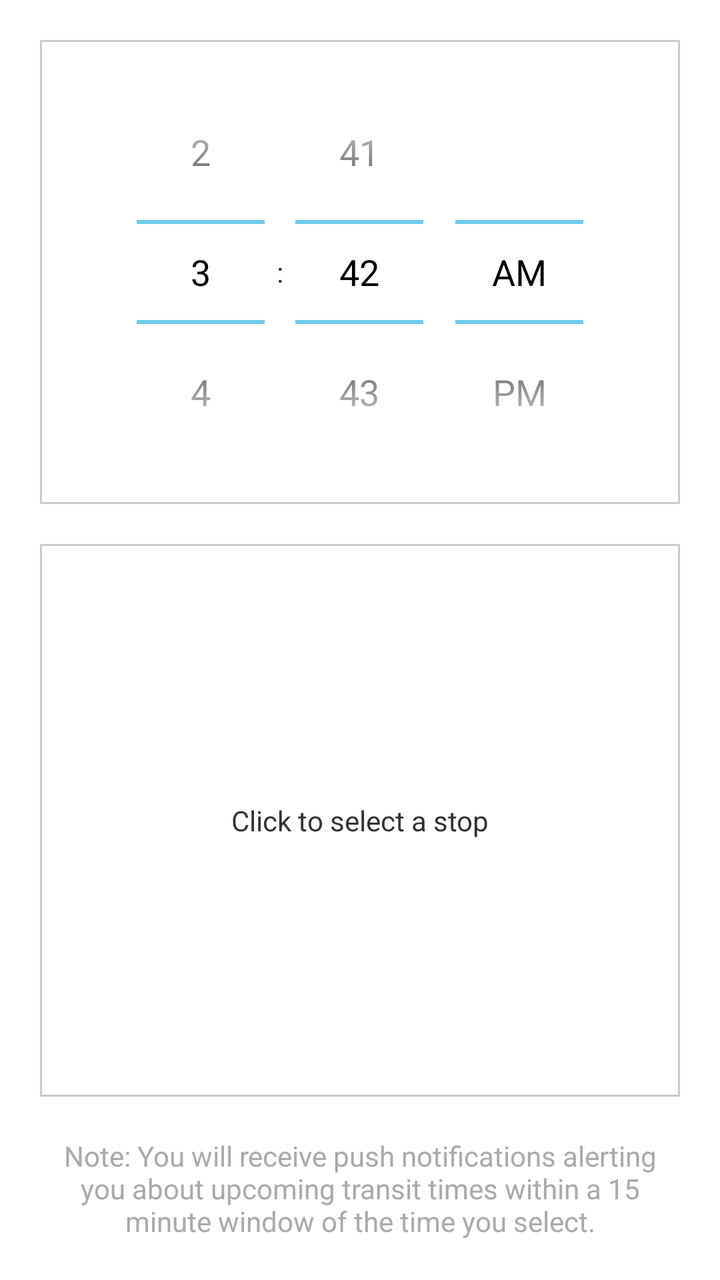
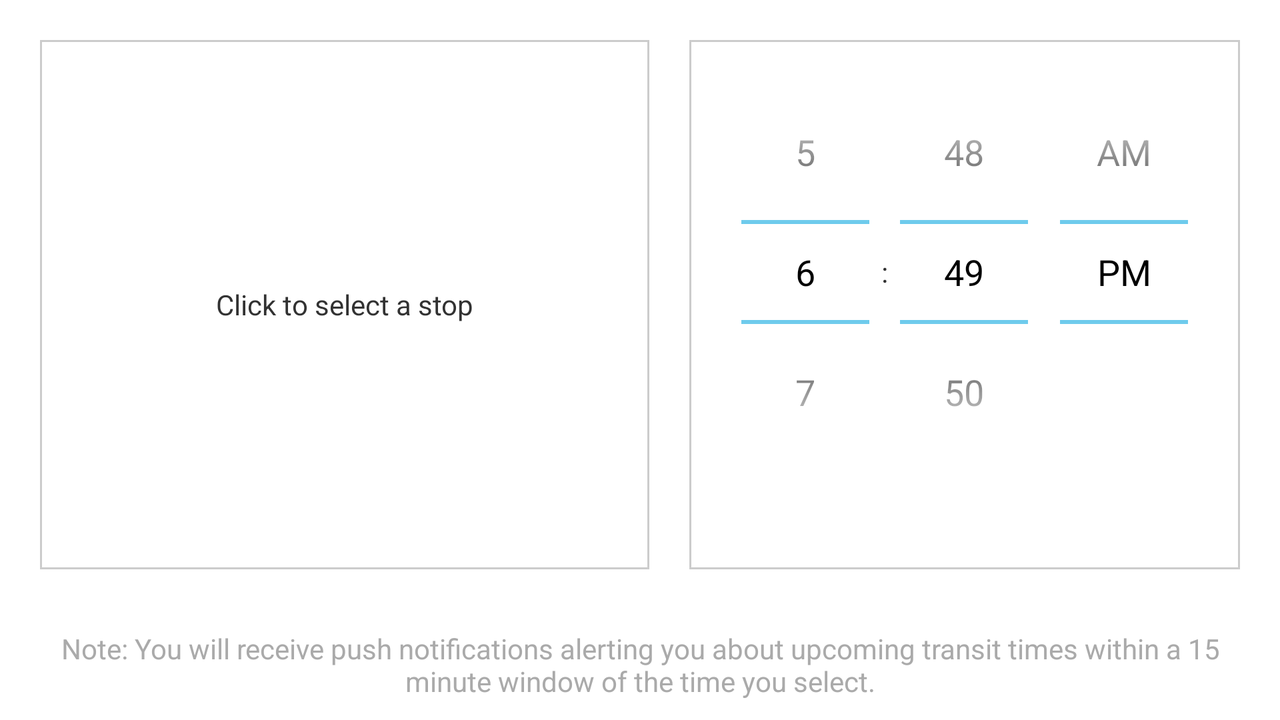

First picture: res/layout/ on a phone held upright. Second picture: the repository's own variant of that layout, on a device whose configuration matches the variant's folder. Source for both follows.
<!-- AndroidManifest.xml: application theme AppTheme -->
<!-- res/layout/fragment_notification_add.xml -->
<LinearLayout xmlns:android="http://schemas.android.com/apk/res/android"
    android:orientation="vertical"
    android:layout_width="match_parent"
    android:layout_height="match_parent"
    android:padding="20dp">

    <FrameLayout
        android:layout_width="match_parent"
        android:layout_height="wrap_content"
        android:background="@drawable/background_item"
        android:layout_gravity="center"
        android:padding="10dp">

        <TimePicker
            android:id="@+id/notification_add_time"
            android:layout_width="wrap_content"
            android:layout_height="wrap_content"
            android:layout_gravity="center" />
    </FrameLayout>

    <FrameLayout
        android:layout_width="match_parent"
        android:layout_height="0dp"
        android:layout_weight="1"
        android:background="@drawable/background_item"
        android:layout_marginTop="20dp"
        android:padding="10dp">

        <TextView
            android:id="@+id/notification_add_stop"
            android:layout_width="match_parent"
            android:layout_height="match_parent"
            android:text="Click to select a stop"
            android:gravity="center"/>

    </FrameLayout>

    <TextView
        android:layout_width="match_parent"
        android:layout_height="wrap_content"
        android:text="Note: You will receive push notifications alerting you about upcoming transit times within a 15 minute window of the time you select."
        android:textColor="#aaa"
        android:layout_marginTop="20dp"
        android:gravity="center|bottom" />

</LinearLayout>
<!-- resources referenced by this layout -->
<resources>
  <!-- drawable background_item (drawable) -->
  <?xml version="1.0" encoding="UTF-8"?>
  <shape xmlns:android="http://schemas.android.com/apk/res/android">
  
      <solid android:color="#fff" />
  
      <stroke
          android:width="1dp"
          android:color="#ccc" />
  
  </shape>
  <style name="AppTheme" parent="android:Theme.Holo.Light.DarkActionBar">
          <item name="android:actionBarStyle">@style/AppActionBar</item>
      </style>
  <style name="AppActionBar" parent="@android:style/Widget.Holo.Light.ActionBar.Solid.Inverse">
          <item name="android:background">@drawable/background_red</item>
      </style>
  <!-- drawable background_red (drawable) -->
  <layer-list xmlns:android="http://schemas.android.com/apk/res/android">
  
      <item>
          <shape>
              <solid android:color="@color/app_secondary" />
          </shape>
      </item>
  
      <item android:bottom="2dp">
          <shape>
              <solid android:color="@color/app_primary" />
          </shape>
      </item>
  
  </layer-list>
  <color name="app_secondary">#C40100</color>
  <color name="app_primary">#E92127</color>
</resources>
<!-- res/layout-land/fragment_notification_add.xml (the repository's variant of the layout above) -->
<!-- drawn on the phone turned sideways -->
<LinearLayout xmlns:android="http://schemas.android.com/apk/res/android"
    android:orientation="vertical"
    android:layout_width="match_parent"
    android:layout_height="match_parent"
    android:padding="10dp">

    <LinearLayout
        android:orientation="horizontal"
        android:layout_width="match_parent"
        android:layout_height="0dp"
        android:layout_weight="1"
        android:padding="10dp">

        <FrameLayout
            android:layout_width="0dp"
            android:layout_height="match_parent"
            android:layout_weight="1"
            android:layout_marginRight="20dp"
            android:background="@drawable/background_item"
            android:padding="10dp">

            <TextView
                android:id="@+id/notification_add_stop"
                android:layout_width="match_parent"
                android:layout_height="wrap_content"
                android:layout_gravity="center"
                android:text="@string/select_a_stop"
                android:gravity="center"/>

        </FrameLayout>

        <FrameLayout
            android:layout_width="wrap_content"
            android:layout_height="match_parent"
            android:background="@drawable/background_item"
            android:layout_gravity="center"
            android:padding="10dp">

            <TimePicker
                android:id="@+id/notification_add_time"
                android:layout_width="wrap_content"
                android:layout_height="match_parent"
                android:layout_gravity="center" />
        </FrameLayout>

    </LinearLayout>

    <TextView
        android:layout_width="match_parent"
        android:layout_height="wrap_content"
        android:text="Note: You will receive push notifications alerting you about upcoming transit times within a 15 minute window of the time you select."
        android:textColor="#aaa"
        android:layout_marginTop="20dp"
        android:gravity="center|bottom" />
</LinearLayout>
<!-- resources referenced by the variant -->
<!-- as the phone turned sideways resolves them -->
<resources>
  <!-- drawable background_item (drawable) -->
  <?xml version="1.0" encoding="UTF-8"?>
  <shape xmlns:android="http://schemas.android.com/apk/res/android">
  
      <solid android:color="#fff" />
  
      <stroke
          android:width="1dp"
          android:color="#ccc" />
  
  </shape>
  <string name="select_a_stop">Click to select a stop</string>
  <style name="AppTheme" parent="android:Theme.Holo.Light.DarkActionBar">
          <item name="android:actionBarStyle">@style/AppActionBar</item>
      </style>
  <style name="AppActionBar" parent="@android:style/Widget.Holo.Light.ActionBar.Solid.Inverse">
          <item name="android:background">@drawable/background_red</item>
      </style>
  <!-- drawable background_red (drawable) -->
  <layer-list xmlns:android="http://schemas.android.com/apk/res/android">
  
      <item>
          <shape>
              <solid android:color="@color/app_secondary" />
          </shape>
      </item>
  
      <item android:bottom="2dp">
          <shape>
              <solid android:color="@color/app_primary" />
          </shape>
      </item>
  
  </layer-list>
  <color name="app_secondary">#C40100</color>
  <color name="app_primary">#E92127</color>
</resources>
